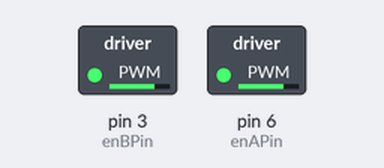
The sketch below on a simulated Arduino Uno, built with avr-gcc and run on an emulated ATmega328P. On the bench: switched loads named in the sketch (green lamp = pin HIGH). What the sketch prints to the serial monitor is not drawn.

Above: at 0.3 s.
Timing chart, 0 to 1.8 s (numbered marks = the images above):
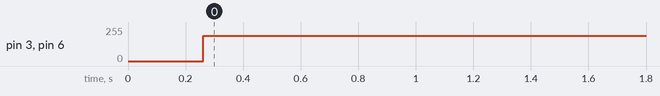

Measured:
- by itself, pin 3 (enBPin), pin 6 (enAPin): 0/255 → 190/255 at 0.26 s

The sketch:

Drive-Straight.ino
```cpp
#include <RedBot.h>

RedBotEncoder encoder = RedBotEncoder(A4, A5); //Initializes encoders on A4 and A5 ports
int countsPerRev = 4; //Number of counts per revolution

float wheelDiam = 2.56;  // diam = 65mm / 25.4 mm/in
float wheelCirc = PI*wheelDiam;  // Redbot wheel circumference = pi*D

//The beginning of the new drive code
// Motor control pins : L298N H bridge
const int enAPin = 6; // Left motor PWM speed control
const int in1Pin = 7; // Left motor Direction 1
const int in2Pin = 5; // Left motor Direction 2
const int in3Pin = 4; // Right motor Direction 1
const int in4Pin = 2; // Right motor Direction 2
const int enBPin = 3; // Right motor PWM speed control
enum Motor { L, R };

//Function makes motor m move at a certain speed
void go( enum Motor m, int speed) {
  digitalWrite (m == L ? in1Pin : in3Pin , speed > 0 ? HIGH : LOW );
  digitalWrite (m == L ? in2Pin : in4Pin , speed <= 0 ? HIGH : LOW );
  analogWrite(m == L ? enAPin : enBPin, speed < 0 ? -speed : speed);
}

void setup()
{
  Serial.begin(9600);
}

void loop(void)
{
    driveStraight(40, 190); //If you start of with a really high speed (210+), any tilt your robot has will be more pronounced on the first move
}

void driveStraight(float distance, int motorPower) //I've been thinking that maybe offset should be an input too? They're gonna have to change it
{
  long lCount = 0;
  long rCount = 0;
  long targetCount;
  float numRev;

  // variables for tracking the left and right encoder counts
  long prevlCount = 0;
  long prevrCount = 0;;

  long lDiff, rDiff;  // diff between current encoder count and previous count

  // variables for setting left and right motor power
  int leftPower = motorPower;
  int rightPower = motorPower;

  // variable used to offset motor power on right vs left to keep straight.
  int offset = 10;  // offset amount to compensate Right vs. Left drive
  //This needs to be calibrated keeping in mind what speed you use. If you use a low speed and a high offset, there's a good chance a motor will end up flipping direction

  numRev = distance / wheelCirc;  // calculate the target # of rotations
  targetCount = numRev * countsPerRev;    // calculate the target count

  // debug
  Serial.print("driveStraight() ");
  Serial.print(distance);
  Serial.print(" inches at ");
  Serial.print(motorPower);
  Serial.println(" power.");

  Serial.print("Target: ");
  Serial.print(numRev, 3);
  Serial.println(" revolutions.");
  Serial.println();

  // print out header
  Serial.print("Left Count\t");   // "Left Count" and tab
  Serial.print("Left Speed\t");  // "Left Speed" and tab
  Serial.print("Right Count\t");  // "Right Count" and tab
  Serial.print("Right Speed\t");  // "Right Speed" and tab
  Serial.println("Target count");
  Serial.println("====================================================================================");

  encoder.clearEnc(BOTH);    // clear the encoder count
  delay(100);  // short delay before starting the motors.

  //Big difference from reference code. I had to turn on each motor at a time. I don't think that's the issue though.
  go(R, motorPower);
  go(L, motorPower);

  while (lCount < targetCount)
  {
    // while the right encoder is less than the target count -- debug print
    // the encoder values and wait -- this is a holding loop.
    lCount = encoder.getTicks(LEFT);
    rCount = encoder.getTicks(RIGHT);
    Serial.print(lCount);
    Serial.print("\t");
    Serial.print("\t");
    Serial.print(leftPower);
    Serial.print("\t");
    Serial.print("\t");
    Serial.print(rCount);
    Serial.print("\t");
    Serial.print("\t");
    Serial.print(rightPower);
    Serial.print("\t");
    Serial.print("\t");
    Serial.println(targetCount);

    //This is how it was written in the reference code
    go(L, leftPower);
    go(R, rightPower);

    // calculate the rotation "speed" as a difference in the count from previous cycle.
    lDiff = (lCount - prevlCount);
    rDiff = (rCount - prevrCount);

    // store the current count as the "previous" count for the next cycle.
    prevlCount = lCount;
    prevrCount = rCount;

    // if right is faster than the left, speed up the left / slow down right
    if (lDiff < rDiff)
    {
      leftPower = leftPower + offset;
      rightPower = rightPower - offset;
    }

    // if left is faster than the right, slow down the left / speed up right
    else if (lDiff > rDiff)
    {
      leftPower = leftPower - offset;
      rightPower = rightPower + offset;
    }
    else
    {
      delay(50);
      continue;
    }
    delay(50);  // short delay to give motors a chance to respond.
  }
  // now apply "brakes" to stop the motors.
  //reference code uses a brake function, but we don't have that. We can only braka by setting speed to 0
  go(L, 0);
  go(R, 0);
  delay(7000); //Gives me time to reset in between drives
}
```
